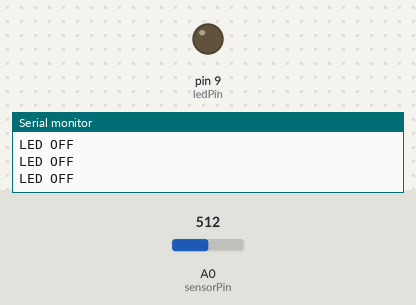
Recording of a sketch running on a simulated Arduino Uno, built with avr-gcc and run on an emulated ATmega328P. Parts: output pins drawn as LEDs (lit = HIGH), the last lines printed to the serial monitor. The inputs (shaded band) are chosen by the test bench; at power-on: A0 (sensorPin) = 512.

Above: at 1.2 s.
1.3 s: A0 (sensorPin) set to 312
4.3 s: A0 (sensorPin) set to 289
At 4.9 s:
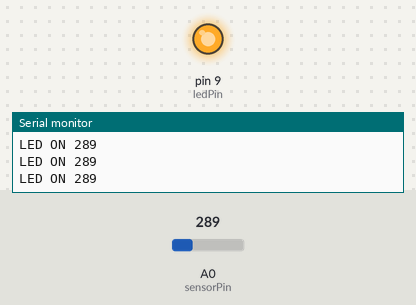
Timing chart, 0 to 7.3 s (numbered marks = the images above; inputs shaded):
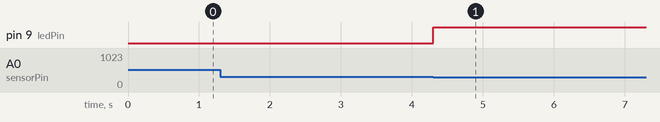

The sketch:

LDR_and_LED_with_Arduino.ino
```cpp
/*
   LDR Sensor with Arduino
   For more details, visit: https://techzeero.com/arduino-tutorials/ldr-with-arduino/
*/


int sensorPin = A0;
int ledPin = 9;

void setup()
{
  Serial.begin(9600);
  pinMode(sensorPin, INPUT);
  pinMode(ledPin, OUTPUT);
}
void loop()
{
  int sensorValue = analogRead(sensorPin);
  if( sensorValue <= 300 )  // Change the value as per your requirement
  {
    digitalWrite(ledPin, HIGH);
    Serial.print("LED ON ");
    Serial.println(sensorValue);
    delay(100);
  }

  else
  {
    digitalWrite(ledPin, LOW);
    Serial.println("LED OFF");
  }
}
```

Measured:
- the behaviour switches between 301 and 300 on A0 (sensorPin) (found by bisection; images 0 and 1)
- after the input at 4.3 s, pin 9 (ledPin): LOW → HIGH at once
